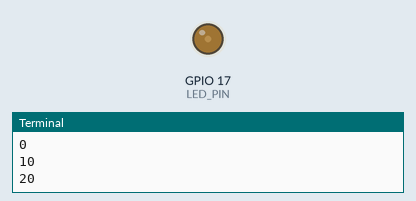
The program below on a simulated Raspberry Pi (BCM pin numbers). Parts: output pins drawn as LEDs (lit = HIGH), the last lines printed to the terminal. At 2.8 s the program stops and its outputs stay as they are.

Above: at 0.62 s.
At 1.12 s:
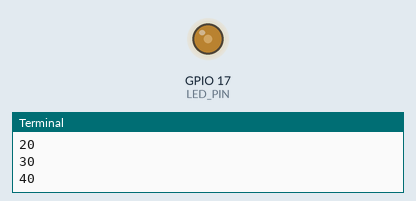
At 1.62 s:
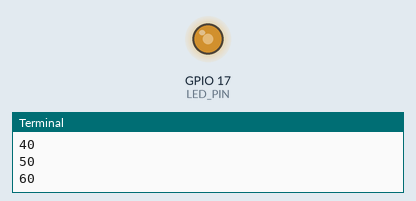
At 2.8 s:
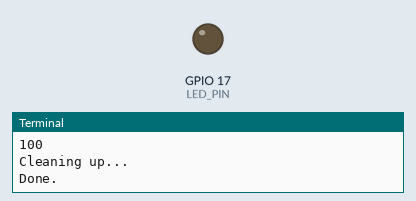
Timing chart, 0 to 4.3 s (numbered marks = the images above):
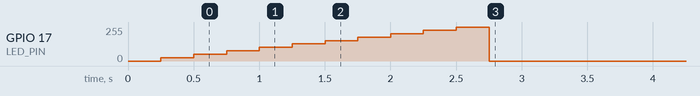

Measured:
- by itself, GPIO 17 (LED_PIN): rises from 0/255 to 255/255 in 2.3 s, then falls to 0/255 in 0.25 s

The program:

pwm.py
```python
import RPi.GPIO as GPIO
import time

LED_PIN = 17

def code():
  GPIO.setmode(GPIO.BCM)
  GPIO.setup(LED_PIN, GPIO.OUT)
  p = GPIO.PWM(LED_PIN, 1000)
  p.start(0)
  for i in range(0, 101, 10):
    print(i)
    p.ChangeDutyCycle(i)
    time.sleep(0.25)

def main():
  print("Running...")
  try:
    code()
  finally:
    print("Cleaning up...")
    GPIO.cleanup()
  print("Done.")

if __name__ == "__main__":
  main()
```
